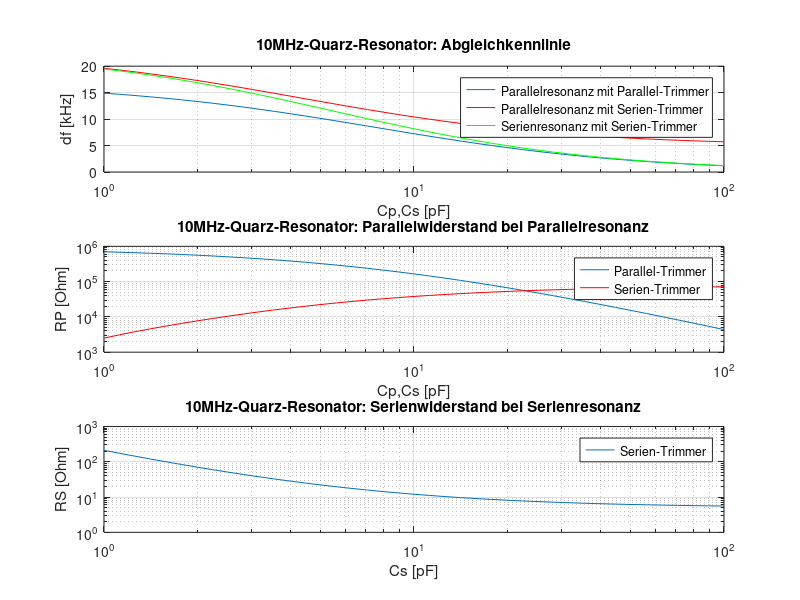

The MATLAB source for this figure:
function quarz_abgleich
%------------------------------------------------------------------------
% quarz_abgleich
%
% Abgleich eines 10MHz-Quarz-Oszillators
%------------------------------------------------------------------------
% (c) Tietze/Schenk/Gamm 2009
%------------------------------------------------------------------------

% Konstanten
l=0.01;
c=1/((2*pi*1e7)^2*l);
r=5;
c0=5.5e-12;

% Trimmer
cps=10.^[-12:0.05:-10];

% Parallel-Trimmer
cv=2e-12;
l_cps=length(cps);
f=zeros(1,l_cps);
rp=zeros(1,l_cps);
for i=1:l_cps
    [f(i),rp(i)]=resonanz_p(l,c,r,c0,0,cv+cps(i));
end

% Serien-Trimmer
cv=20e-12;
fs=zeros(1,l_cps);
rps=zeros(1,l_cps);
for i=1:l_cps
    [fs(i),rps(i)]=resonanz_p(l,c,r,c0,cps(i),cv);
end

% Serien-Trimmer und Serienresonanz
fss=zeros(1,l_cps);
rpss=zeros(1,l_cps);
for i=1:l_cps
    [fss(i),rpss(i)]=resonanz_s(l,c,r,c0,cps(i));
end

s=get(0,'Screensize');
figure('Position',[0.25*s(3) 0.05*s(4) 0.5*s(3) 0.85*s(4)]);

subplot(3,1,1);
semilogx(1e12*cps,(f-1e7)/1000);
hold on;
semilogx(1e12*cps,(fs-1e7)/1000,'r-');
semilogx(1e12*cps,(fss-1e7)/1000,'g-');
hold off;
grid on;
axis([1 100 0 20]);
xlabel('Cp,Cs [pF]');
ylabel('df [kHz]');
title('10MHz-Quarz-Resonator: Abgleichkennlinie');
legend('Parallelresonanz mit Parallel-Trimmer',
       'Parallelresonanz mit Serien-Trimmer',
       'Serienresonanz mit Serien-Trimmer');

subplot(3,1,2);
loglog(1e12*cps,rp);
hold on;
loglog(1e12*cps,rps,'r-');
hold off;
grid on;
axis([1 100 1000 1e6]);
xlabel('Cp,Cs [pF]');
ylabel('RP [Ohm]');
title('10MHz-Quarz-Resonator: Parallelwiderstand bei Parallelresonanz');
legend('Parallel-Trimmer','Serien-Trimmer');

subplot(3,1,3);
loglog(1e12*cps,rpss);
grid on;
axis([1 100 1 1000]);
xlabel('Cs [pF]');
ylabel('RS [Ohm]');
title('10MHz-Quarz-Resonator: Serienwiderstand bei Serienresonanz');
legend('Serien-Trimmer');


function [f,rp,q]=resonanz_p(l,c,r,c0,cs,cl)
fs=1/(2*pi*sqrt(l*c));
fp=fs*sqrt(1+c/c0);
f=fs+[0:1000]/1000*(fp-fs);
y=admittanz(f,l,c,r,c0,cs,cl);
b=imag(y);
[m,im]=min(abs(b));
if b(im-1)*b(im) > 0
    f1=f(im);
    y1=y(im);
    b1=b(im);
    f2=f(im+1);
    y2=y(im+1);
    b2=b(im+1);
else
    f1=f(im-1);
    y1=y(im-1);
    b1=b(im-1);
    f2=f(im);
    y2=y(im);
    b2=b(im);
end
while f2-f1 > 1
    fm=0.5*(f1+f2);
    ym=admittanz(fm,l,c,r,c0,cs,cl);
    bm=imag(ym);
    if b1*bm > 0
        f1=fm;
        y1=ym;
        b1=bm;
    else
        f2=fm;
        y2=ym;
        b2=bm;
    end
end
f=f1;
rp=1/real(y1);
q=f/2*(angle(y2)-angle(y1))/(f2-f1);


function [f,rs,q]=resonanz_s(l,c,r,c0,cs)
fs=1/(2*pi*sqrt(l*c));
fp=fs*sqrt(1+c/c0);
f=fs+[-1:1000]/1000*(fp-fs);
z=1./admittanz(f,l,c,r,c0,cs,0);
x=imag(z);
[m,im]=min(abs(x));
if x(im-1)*x(im) > 0
    f1=f(im);
    z1=z(im);
    x1=x(im);
    f2=f(im+1);
    z2=z(im+1);
    x2=x(im+1);
else
    f1=f(im-1);
    z1=z(im-1);
    x1=x(im-1);
    f2=f(im);
    z2=z(im);
    x2=x(im);
end
while f2-f1 > 1
    fm=0.5*(f1+f2);
    zm=1/admittanz(fm,l,c,r,c0,cs,0);
    xm=imag(zm);
    if x1*xm > 0
        f1=fm;
        z1=zm;
        x1=xm;
    else
        f2=fm;
        z2=zm;
        x2=xm;
    end
end
f=f1;
rs=real(z1);
q=f/2*(angle(z2)-angle(z1))/(f2-f1);


function y=admittanz(f,l,c,r,c0,cs,cl)
w=2*pi*f;
if cs == 0
    y=j*w*(c0+cl)+1./(r+j*w*l+1./(j*w*c));
else
    y=j*w*cl+1./(1./(j*w*cs)+1./(j*w*c0+1./(r+j*w*l+1./(j*w*c))));
end
